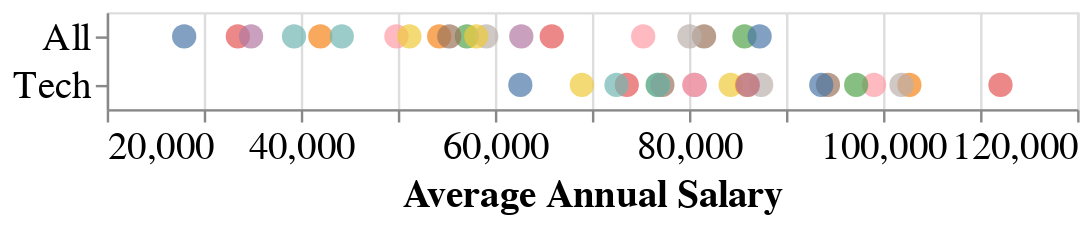

Notebook source saved alongside this figure:
### Markdown cell above
## In-House Team

Using the same BLS data, I looked at how much it costs to employ a technologist.

On average, technologists in any industry make significantly more than an average employee in that industry.

### Code cell
#hide-input
horizontal_stripplot = alt.Chart(melted).mark_circle(size = 100).encode(
    x=alt.X('Average Salary:Q', axis=alt.Axis(title='Average Annual Salary'), scale=alt.Scale(zero=False)),
    y=alt.Y('Occupation:N', axis=alt.Axis(title=None)),
    color=alt.Color('Industry:N', legend=None, ),
    tooltip=[alt.Tooltip('Industry:N'), alt.Tooltip('Average Salary:Q')]
).configure_view(
    stroke=None
).configure_axis(
    labelFontSize=16,
    titleFontSize=16
).configure_view(continuousHeight=600, continuousWidth=400)

horizontal_stripplot

### Figure 1 — Vega-Lite specification as saved in the notebook (floating-point values rounded to 4 significant figures)
{"config": {"view": {"continuousWidth": 400, "continuousHeight": 600}, "axis": {"labelFontSize": 16, "titleFontSize": 16}}, "data": {"name": "data-206b94c41653384551085f75cd3c3eb4"}, "mark": {"type": "circle", "size": 100}, "encoding": {"color": {"type": "nominal", "field": "Industry", "legend": null}, "tooltip": [{"type": "nominal", "field": "Industry"}, {"type": "quantitative", "field": "Average Salary"}], "x": {"type": "quantitative", "axis": {"title": "Average Annual Salary"}, "field": "Average Salary", "scale": {"zero": false}}, "y": {"type": "nominal", "axis": {"title": null}, "field": "Occupation"}}, "$schema": "https://vega.github.io/schema/vega-lite/v4.8.1.json", "datasets": {"data-206b94c41653384551085f75cd3c3eb4": [{"Industry": "Agriculture, Forestry, Fishing and Hunting", "Occupation": "Tech", "Average Salary": 73590}, {"Industry": "Mining", "Occupation": "Tech", "Average Salary": 112100}, {"Industry": "Utilities", "Occupation": "Tech", "Average Salary": 94320}, {"Industry": "Construction", "Occupation": "Tech", "Average Salary": 76770}, {"Industry": "Manufacturing", "Occupation": "Tech", "Average Salary": 102710}, {"Industry": "Wholesale Trade", "Occupation": "Tech", "Average Salary": 87440}, {"Industry": "Retail Trade", "Occupation": "Tech", "Average Salary": 80590}, {"Industry": "Transportation and Warehousing", "Occupation": "Tech", "Average Salary": 80540}, {"Industry": "Information", "Occupation": "Tech", "Average Salary": 101900}, {"Industry": "Finance and Insurance", "Occupation": "Tech", "Average Salary": 99070}, {"Industry": "Real Estate and Rental and Leasing", "Occupation": "Tech", "Average Salary": 84290}, {"Industry": "Professional, Scientific, and Technical Services", "Occupation": "Tech", "Average Salary": 97230}, {"Industry": "Management of Companies and Enterprises", "Occupation": "Tech", "Average Salary": 93630}, {"Industry": "Administrative and Support and Waste Management and Remediation Services", "Occupation": "Tech", "Average Salary": 85990}, {"Industry": "Educational Services", "Occupation": "Tech", "Average Salary": 68960}, {"Industry": "Health Care and Social Assistance", "Occupation": "Tech", "Average Salary": 77260}, {"Industry": "Arts, Entertainment, and Recreation", "Occupation": "Tech", "Average Salary": 72530}, {"Industry": "Accommodation and Food Services", "Occupation": "Tech", "Average Salary": 62620}, {"Industry": "Other Services (except Federal, State, and Local Government)", "Occupation": "Tech", "Average Salary": 76830}, {"Industry": "Federal, State, and Local Government", "Occupation": "Tech", "Average Salary": 86070}, {"Industry": "Agriculture, Forestry, Fishing and Hunting", "Occupation": "All", "Average Salary": 33510}, {"Industry": "Mining", "Occupation": "All", "Average Salary": 65860}, {"Industry": "Utilities", "Occupation": "All", "Average Salary": 81550}, {"Industry": "Construction", "Occupation": "All", "Average Salary": 57110}, {"Industry": "Manufacturing", "Occupation": "All", "Average Salary": 54260}, {"Industry": "Wholesale Trade", "Occupation": "All", "Average Salary": 59110}, {"Industry": "Retail Trade", "Occupation": "All", "Average Salary": 34870}, {"Industry": "Transportation and Warehousing", "Occupation": "All", "Average Salary": 49850}, {"Industry": "Information", "Occupation": "All", "Average Salary": 80050}, {"Industry": "Finance and Insurance", "Occupation": "All", "Average Salary": 75280}, {"Industry": "Real Estate and Rental and Leasing", "Occupation": "All", "Average Salary": 51190}, {"Industry": "Professional, Scientific, and Technical Services", "Occupation": "All", "Average Salary": 85720}, {"Industry": "Management of Companies and Enterprises", "Occupation": "All", "Average Salary": 87280}, {"Industry": "Administrative and Support and Waste Management and Remediation Services", "Occupation": "All", "Average Salary": 42010}, {"Industry": "Educational Services", "Occupation": "All", "Average Salary": 58080}, {"Industry": "Health Care and Social Assistance", "Occupation": "All", "Average Salary": 55300}, {"Industry": "Arts, Entertainment, and Recreation", "Occupation": "All", "Average Salary": 39300}, {"Industry": "Accommodation and Food Services", "Occupation": "All", "Average Salary": 27980}, {"Industry": "Other Services (except Federal, State, and Local Government)", "Occupation": "All", "Average Salary": 44220}, {"Industry": "Federal, State, and Local Government", "Occupation": "All", "Average Salary": 62720}]}}
